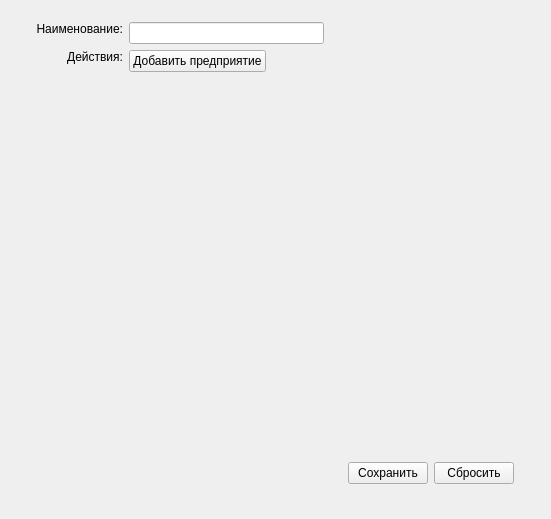
<?xml version="1.0" encoding="UTF-8"?>
<ui version="4.0">
 <class>OrganizationSets</class>
 <widget class="QWidget" name="OrganizationSets">
  <property name="geometry">
   <rect>
    <x>0</x>
    <y>0</y>
    <width>551</width>
    <height>519</height>
   </rect>
  </property>
  <property name="windowTitle">
   <string>Form</string>
  </property>
  <widget class="QWidget" name="horizontalLayoutWidget">
   <property name="geometry">
    <rect>
     <x>20</x>
     <y>10</y>
     <width>511</width>
     <height>491</height>
    </rect>
   </property>
   <layout class="QHBoxLayout" name="mainLayout">
    <property name="leftMargin">
     <number>10</number>
    </property>
    <property name="topMargin">
     <number>6</number>
    </property>
    <property name="rightMargin">
     <number>6</number>
    </property>
    <property name="bottomMargin">
     <number>6</number>
    </property>
    <item>
     <layout class="QGridLayout" name="gridLayout">
      <property name="margin">
       <number>6</number>
      </property>
      <item row="0" column="0">
       <widget class="QLabel" name="label">
        <property name="text">
         <string>Наименование:</string>
        </property>
        <property name="alignment">
         <set>Qt::AlignRight|Qt::AlignTop|Qt::AlignTrailing</set>
        </property>
       </widget>
      </item>
      <item row="4" column="1">
       <layout class="QHBoxLayout" name="horizontalLayout_2">
        <property name="margin">
         <number>5</number>
        </property>
        <item>
         <spacer name="horizontalSpacer">
          <property name="orientation">
           <enum>Qt::Horizontal</enum>
          </property>
          <property name="sizeHint" stdset="0">
           <size>
            <width>40</width>
            <height>20</height>
           </size>
          </property>
         </spacer>
        </item>
        <item>
         <widget class="QPushButton" name="cmdSave">
          <property name="text">
           <string>Сохранить</string>
          </property>
         </widget>
        </item>
        <item>
         <widget class="QPushButton" name="cmdDrop">
          <property name="text">
           <string>Сбросить</string>
          </property>
         </widget>
        </item>
       </layout>
      </item>
      <item row="1" column="0">
       <widget class="QLabel" name="label_2">
        <property name="text">
         <string>Действия:</string>
        </property>
        <property name="alignment">
         <set>Qt::AlignRight|Qt::AlignTop|Qt::AlignTrailing</set>
        </property>
       </widget>
      </item>
      <item row="0" column="1">
       <layout class="QHBoxLayout" name="horizontalLayout_3">
        <item>
         <widget class="QLineEdit" name="txtName"/>
        </item>
        <item>
         <spacer name="horizontalSpacer_2">
          <property name="orientation">
           <enum>Qt::Horizontal</enum>
          </property>
          <property name="sizeHint" stdset="0">
           <size>
            <width>40</width>
            <height>20</height>
           </size>
          </property>
         </spacer>
        </item>
       </layout>
      </item>
      <item row="1" column="1">
       <layout class="QHBoxLayout" name="horizontalLayout_4">
        <item>
         <layout class="QVBoxLayout" name="verticalLayout">
          <property name="rightMargin">
           <number>6</number>
          </property>
          <item>
           <widget class="QPushButton" name="cmdAddFactory">
            <property name="text">
             <string>Добавить предприятие</string>
            </property>
           </widget>
          </item>
         </layout>
        </item>
        <item>
         <spacer name="horizontalSpacer_3">
          <property name="orientation">
           <enum>Qt::Horizontal</enum>
          </property>
          <property name="sizeHint" stdset="0">
           <size>
            <width>40</width>
            <height>20</height>
           </size>
          </property>
         </spacer>
        </item>
       </layout>
      </item>
      <item row="2" column="1">
       <spacer name="verticalSpacer">
        <property name="orientation">
         <enum>Qt::Vertical</enum>
        </property>
        <property name="sizeHint" stdset="0">
         <size>
          <width>20</width>
          <height>40</height>
         </size>
        </property>
       </spacer>
      </item>
     </layout>
    </item>
   </layout>
  </widget>
 </widget>
 <tabstops>
  <tabstop>txtName</tabstop>
  <tabstop>cmdSave</tabstop>
  <tabstop>cmdDrop</tabstop>
 </tabstops>
 <resources/>
 <connections>
  <connection>
   <sender>cmdAddFactory</sender>
   <signal>clicked()</signal>
   <receiver>OrganizationSets</receiver>
   <slot>appendChild()</slot>
   <hints>
    <hint type="sourcelabel">
     <x>191</x>
     <y>64</y>
    </hint>
    <hint type="destinationlabel">
     <x>223</x>
     <y>808</y>
    </hint>
   </hints>
  </connection>
  <connection>
   <sender>cmdSave</sender>
   <signal>clicked()</signal>
   <receiver>OrganizationSets</receiver>
   <slot>saveChanges()</slot>
   <hints>
    <hint type="sourcelabel">
     <x>387</x>
     <y>472</y>
    </hint>
    <hint type="destinationlabel">
     <x>390</x>
     <y>776</y>
    </hint>
   </hints>
  </connection>
  <connection>
   <sender>cmdDrop</sender>
   <signal>clicked()</signal>
   <receiver>OrganizationSets</receiver>
   <slot>dropChanges()</slot>
   <hints>
    <hint type="sourcelabel">
     <x>459</x>
     <y>473</y>
    </hint>
    <hint type="destinationlabel">
     <x>510</x>
     <y>818</y>
    </hint>
   </hints>
  </connection>
 </connections>
 <slots>
  <slot>appendChild()</slot>
  <slot>saveChanges()</slot>
  <slot>dropChanges()</slot>
 </slots>
</ui>
